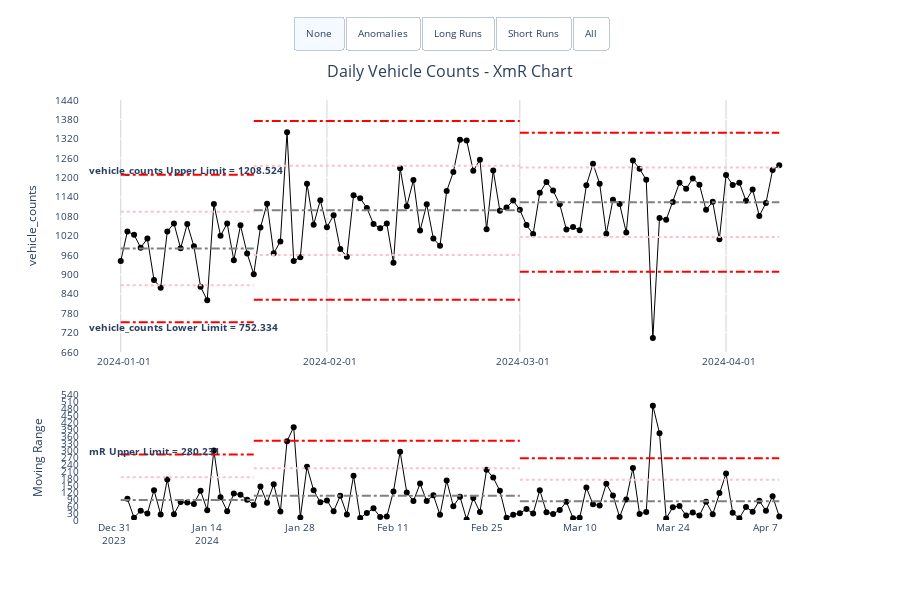

Notebook source saved alongside this figure:
### Markdown cell above
## Date example

### Code cell
# Create XmR chart
xmr_chart = xmr.XmR(
    data=data,
    x_type='date_time',
    x_ser_name='date',
    y_ser_name='vehicle_counts',
    date_part_resolution='day',
    title='Daily Vehicle Counts - XmR Chart',
    period_breaks = ['2024-01-21', '2024-03-01']
)

# Display the chart
xmr_chart.xmr_chart
